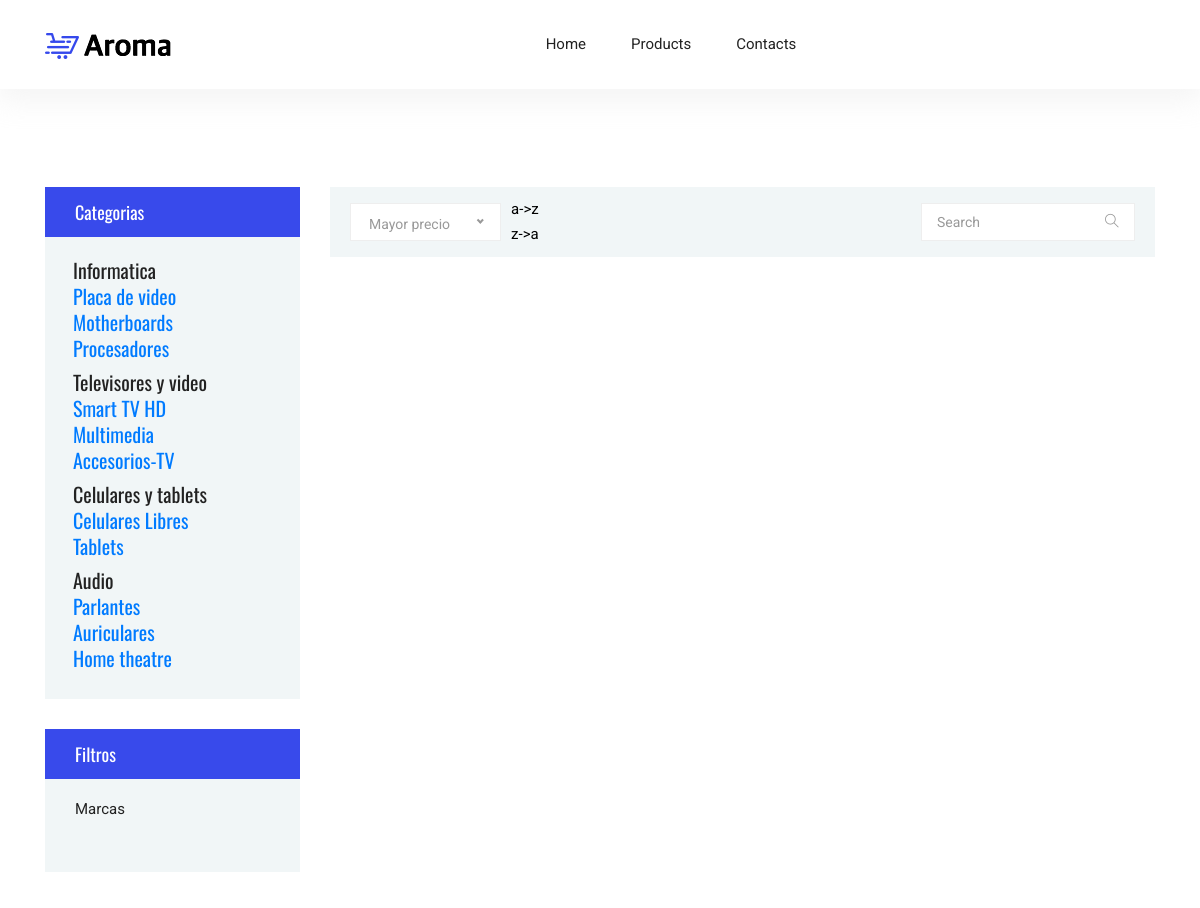
Before: /productosDeLaCategoria.php (upper part) with the older database file.
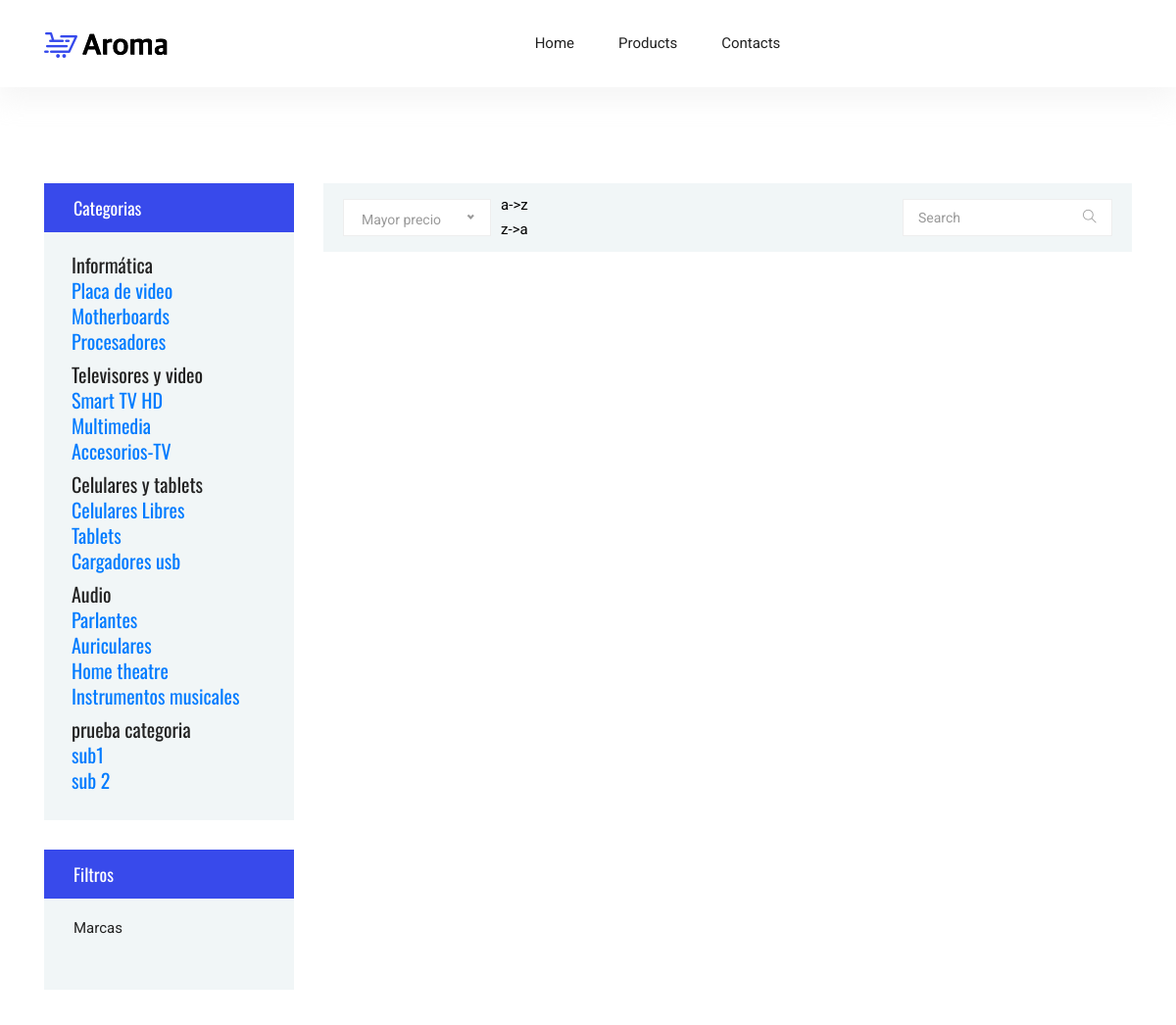
After: the same page with the newer database file.
### tables this page shows
CREATE TABLE `categorias` (
  `id_categoria` int(11) NOT NULL,
  `nombre` varchar(250) NOT NULL,
  `id_padre` int(11) NOT NULL DEFAULT 0
);

### productosDeLaCategoria.php (the view, shortened to what this page needs)
<?php
 require_once('category.php');
?>

### class/classCategory.php (called while the page is built, shortened)
<?php
class sqlCategoria{
    var $con;
    function sqlCategoria ($con){
        $this->con = $con;
    }
    function getCategorias($idPadre = 0){
        $sql = "SELECT * FROM categorias WHERE id_padre = ".$idPadre;
        return $this->con->query($sql, PDO::FETCH_ASSOC);
    }
}
?>

### productosDeLaCategoria.php (the view, shortened to what this page needs)
<?php
 require_once('category.php');
?>

### left_category.php
<?php
require_once('class/classCategory.php');
?>
<div class="sidebar-categories">
                    <div class="head">Categorias</div>
                    <ul class="main-categories">
                        <div class="panel-group category-products" id="accordian">
                            <div class="panel panel-default">
                                <div class="panel-heading">
                                    <h4 class="panel-title">
                                        <?php
                                             $categoria =new sqlCategoria($con);
                                             foreach($categoria->getCategorias() as $row){ ?>
                                        <ul>
                                            <?php echo $row['nombre']?>
                                            <div class="panel panel-default">
                                                <div class="panel-heading">
                                                    <h4 class="panel-title">
                                                        <?php
                                                              $categoria =new sqlCategoria($con);
                                                              foreach($categoria->getCategorias($row['id_categoria']) as $row2){ ?>
                                                        <li> <a
                                                                href="category.php?categoria=<?php echo $row2['id_categoria']?>"><?php echo $row2['nombre']?></a>
                                                        </li>
                                                        <?php }?>
                                                    </h4>
                                                </div>
                                            </div>
                                            </ul>
                                            <?php }?>
                                    </h4>
                                </div>
                            </div>
                        </div>
                    </ul>
                </div>

Changed rows visible on the page:
changed categorias: nombre "Informatica" → "Informática"
added categorias: nombre "Cargadores usb", shown under "Celulares y tablets"
added categorias: nombre "Instrumentos musicales", shown under "Audio"
added categorias: nombre "prueba categoria"
added categorias: nombre "sub1", shown under "prueba categoria"
added categorias: nombre "sub 2", shown under "prueba categoria"
